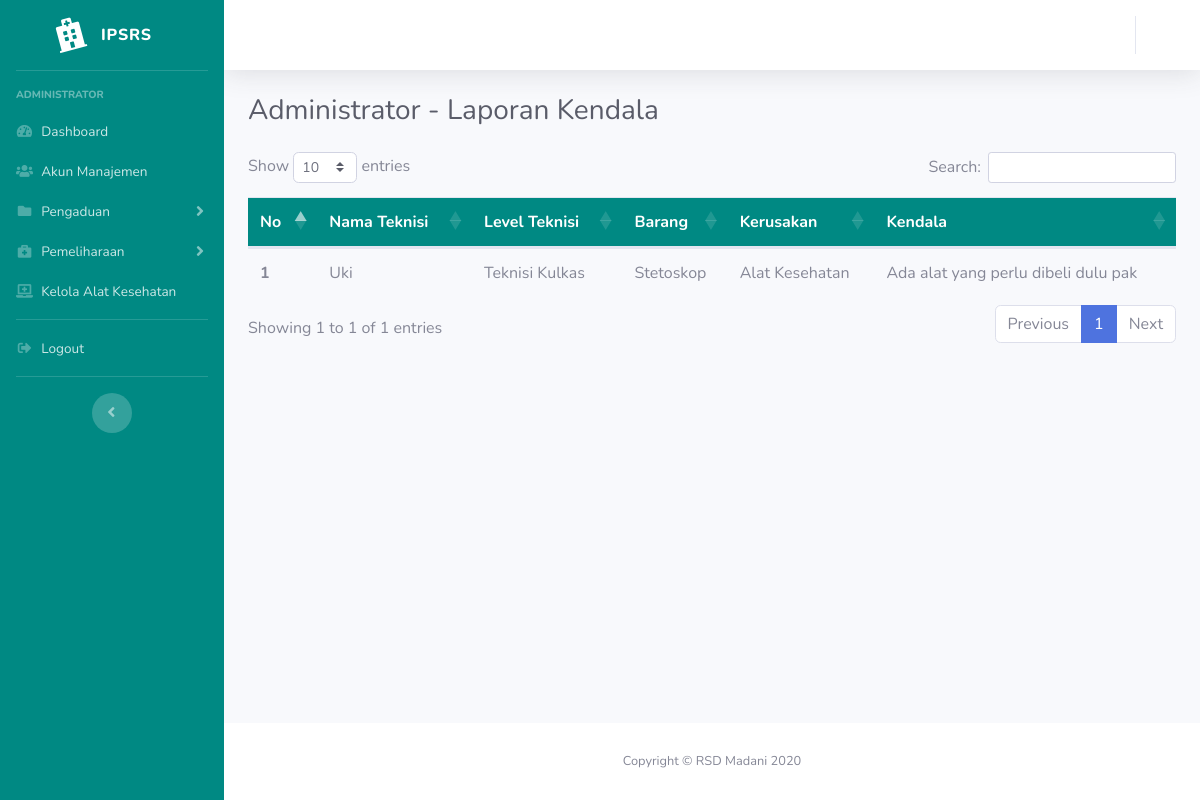
Before: /index.php/admin/lapkendala with the older database file.
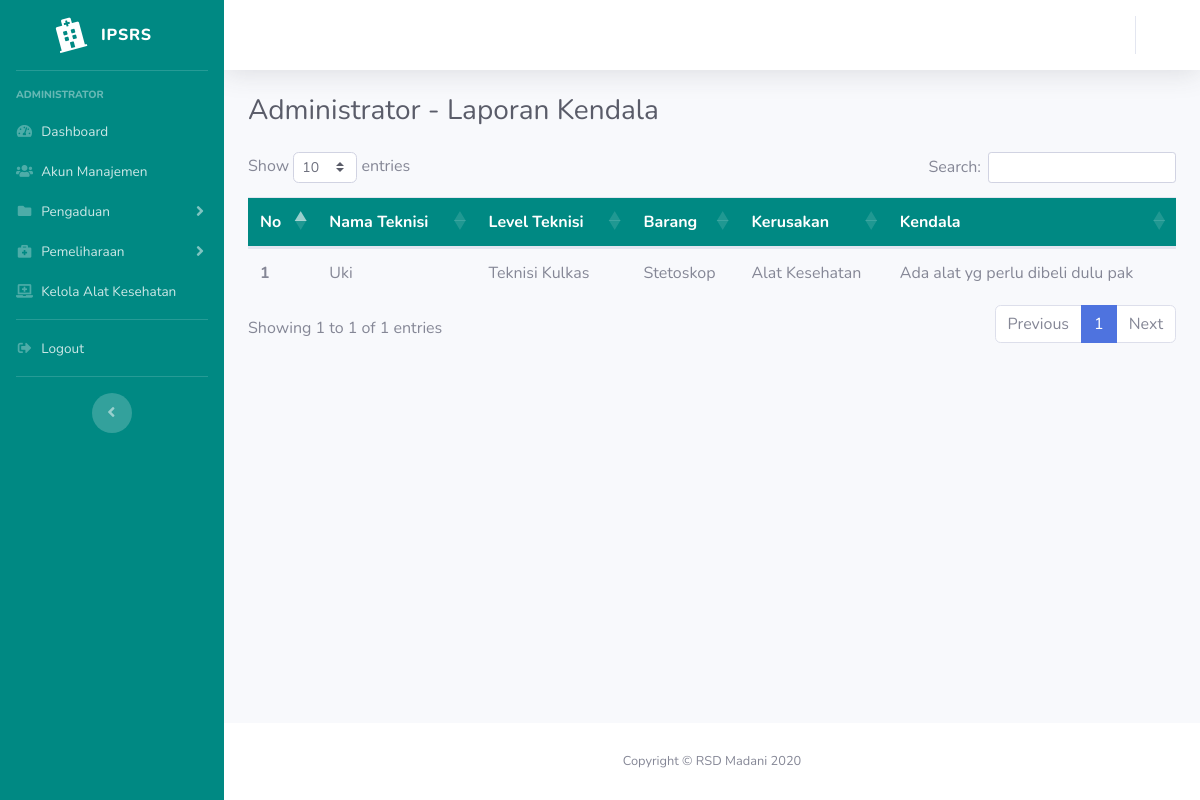
After: the same page with the newer database file.
### tables this page shows
CREATE TABLE `forward_pengaduan` (
  `id_forward` int(11) NOT NULL,
  `id_pengaduan` int(11) UNSIGNED NOT NULL,
  `id_teknisi` int(11) UNSIGNED NOT NULL,
  `status` enum('Sedang Diteruskan','Sedang Diperbaiki','Sudah Diperbaiki','Ditolak','Dikembalikan','Ditunda') NOT NULL,
  `alasan_penolakan` varchar(256) NOT NULL,
  `edit_alasan_penolakan` varchar(256) NOT NULL,
  `alasan_pengembalian` varchar(256) NOT NULL,
  `kendala_kerusakan` varchar(256) NOT NULL,
  `edit_kendala_kerusakan` varchar(256) NOT NULL,
  `tanggal_forward` timestamp NOT NULL DEFAULT current_timestamp() ON UPDATE current_timestamp()
);

CREATE TABLE `user` (
  `id` int(11) NOT NULL,
  `nama` varchar(128) NOT NULL,
  `username` varchar(128) NOT NULL,
  `email` varchar(128) NOT NULL,
  `lvl` varchar(50) NOT NULL,
  `image` varchar(128) NOT NULL,
  `password` varchar(256) NOT NULL,
  `role_id` int(11) NOT NULL,
  `is_active` int(1) NOT NULL,
  `date_created` int(11) NOT NULL
);

CREATE TABLE `pengaduan` (
  `id` int(11) NOT NULL,
  `id_user` int(11) NOT NULL,
  `nama` varchar(128) NOT NULL,
  `nip` varchar(30) NOT NULL,
  `kerusakan_id` int(11) NOT NULL,
  `brg` varchar(128) NOT NULL,
  `ruangan` varchar(128) NOT NULL,
  `tgl` date NOT NULL,
  `ket` varchar(128) NOT NULL
);

CREATE TABLE `fasilitas` (
  `id` int(11) NOT NULL,
  `kerusakan` varchar(128) NOT NULL
);

### application/controllers/Admin.php (called while the page is built, shortened)
<?php
class Admin extends CI_Controller
{
    public function __construct()
    {
        $this->load->model('Admin_model');
        $this->load->model('User_model');
    }
    public function lapkendala()
    {
        $data['title'] = 'Administrator - Laporan Kendala';
        $data['user'] = $this->db->get_where('user', ['username' => $this->session->userdata('username')])->row_array();
        $data['kendala'] = $this->Admin_model->getKendala()->result();
        $this->load->view('templates/header', $data);
        $this->load->view('templates/sidebarA', $data);
        $this->load->view('templates/topbar', $data);
        $this->load->view('admin/lapkendala', $data);
        $this->load->view('templates/footer');
    }
}

### index.php (called while the page is built, shortened)
<?php
require_once BASEPATH.'core/CodeIgniter.php';

### application/models/Admin_model.php (called while the page is built, shortened)
<?php
class Admin_model extends CI_Model
{
    public function getKendala()
    {
        return $this->db->query("SELECT forward_pengaduan.kendala_kerusakan, user.nama as t_nama, user.lvl as t_lvl, pengaduan.nama, pengaduan.nip, pengaduan.brg, pengaduan.ruangan, pengaduan.tgl, pengaduan.ket, fasilitas.kerusakan FROM forward_pengaduan JOIN user ON forward_pengaduan.id_teknisi = user.id JOIN pengaduan ON forward_pengaduan.id_pengaduan = pengaduan.id JOIN fasilitas ON pengaduan.kerusakan_id = fasilitas.id WHERE forward_pengaduan.status = 'Ditunda'");
    }
}

### application/views/admin/lapkendala.php (the view, shortened to what this page needs)
<div class="container-fluid">
    <h1 class="h3 mb-4 text-gray-800"><?= $title; ?></h1>
    <div class="row">
        <div class="col-lg">
            <table class="table table-hover">
                <thead style="background-color:#008983; color:#ffffff;">
                    <tr>
                        <th scope="col">No</th>
                        <th scope="col">Nama Teknisi</th>
                        <th scope="col">Level Teknisi</th>
                        <th scope="col">Barang</th>
                        <th scope="col">Kerusakan</th>
                        <th scope="col">Kendala</th>
                    </tr>
                </thead>
                <tbody>
                    <?php $i = 1; ?>
                    <?php foreach ($kendala as $k) : ?>
                        <tr>
                            <th scope="row"><?= $i; ?></th>
                            <td><?= $k->t_nama ?></td>
                            <td><?= $k->t_lvl ?></td>
                            <td><?= $k->brg ?></td>
                            <td><?= $k->kerusakan ?></td>
                            <td><?= $k->kendala_kerusakan ?></td>
                        </tr>
                        <?php $i++; ?>
                    <?php endforeach; ?>
                </tbody>
            </table>
        </div>
    </div>
</div>
</div>

Changed rows visible on the page:
changed forward_pengaduan "Uki": kendala_kerusakan "Ada alat yang perlu dibeli dulu pak" → "Ada alat yg perlu dibeli dulu pak"
